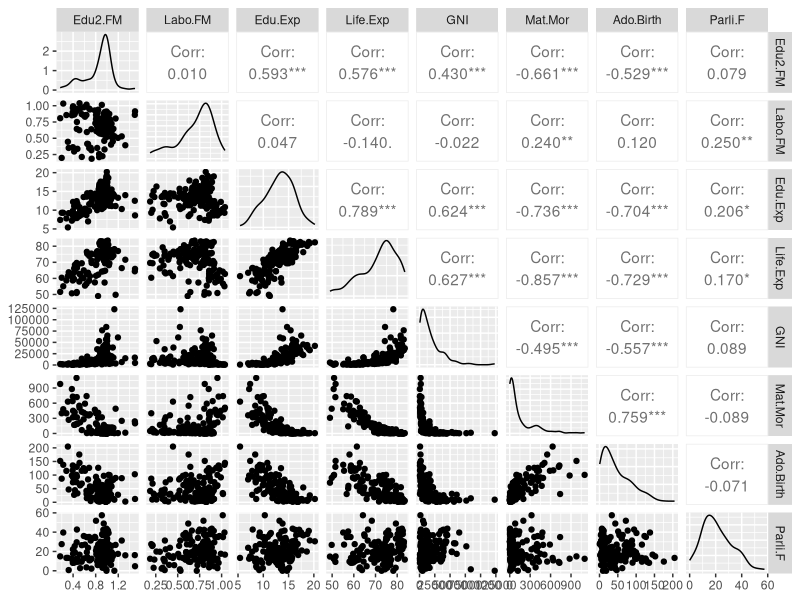
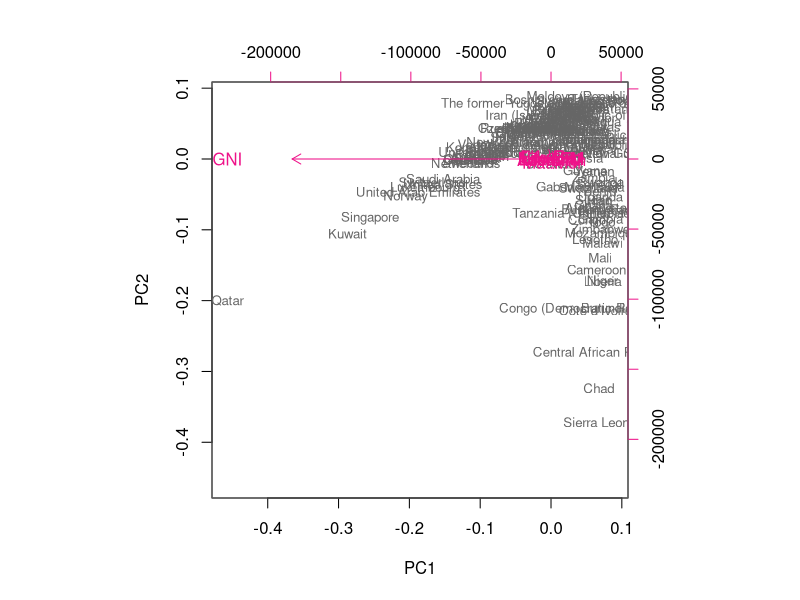
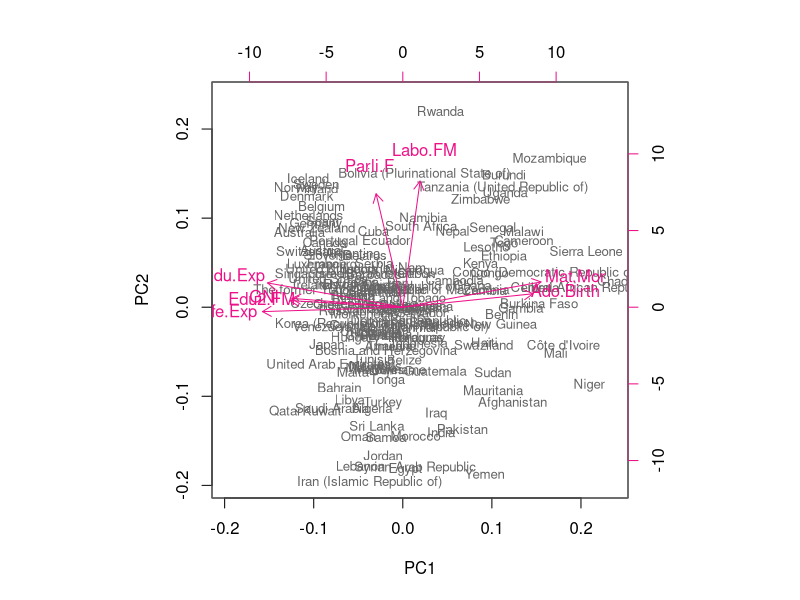
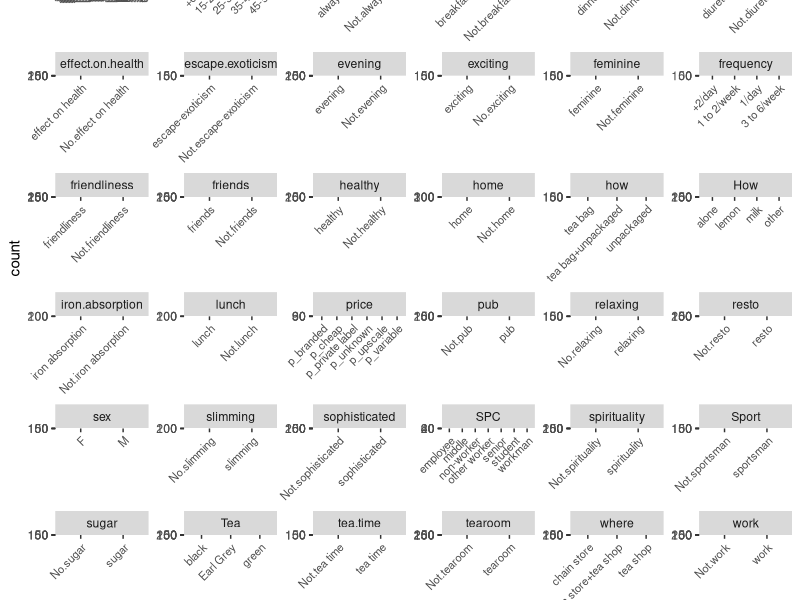
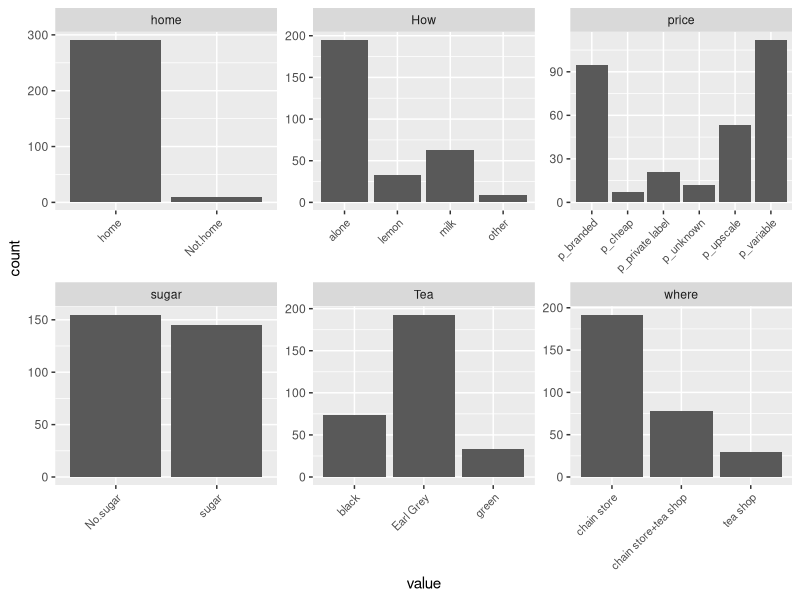
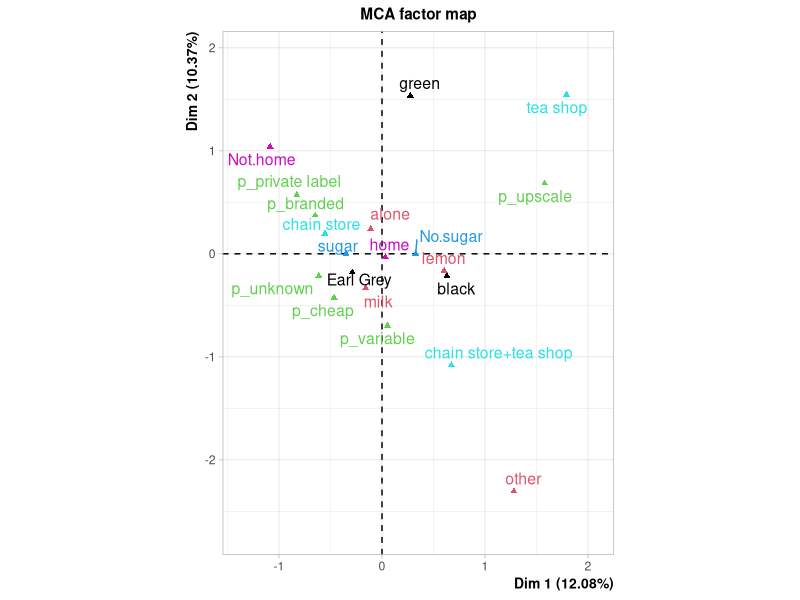

Write R code to recreate these figures, in order.
## ---- chunk 1
human <- read.csv("data/human3.txt", sep = ",")
dim(human)
str(human)
## ---- chunk 2
library(ggplot2)
library(GGally)

summary(human)

ggpairs(human)
## ---- chunk 3
# Principal Component Analysis with the Singular Value Decomposition method
pca_human <- prcomp(human)
summary(pca_human)

biplot(pca_human, choices = 1:2, cex = c(0.8, 1), col = c("grey40", "deeppink2"))
## ---- chunk 4
# standardizing the variables
human_std <- scale(human)

# Principal Component Analysis with the Singular Value Decomposition method and a summary
pca_human <- prcomp(human_std)
s <- summary(pca_human)
s

# Draw a biplot displaying the observations by the first two principal components (PC1 coordinate in x-axis, PC2 coordinate in y-axis), along with arrows representing the original variables.
biplot(pca_human, choices = 1:2, cex = c(0.8, 1), col = c("grey40", "deeppink2"))

## ---- chunk 5
# loading FactoMineR and the tea dataset
library(FactoMineR)
data(tea)

# Exploring the data
dim(tea)
str(tea)

# Visualising the data
library(ggplot2)
library(dplyr)
library(tidyr)
# ggplot2, dplyr and tidyr are available ***********************************
 
 
# visualizing the dataset. 
gather(tea) %>% ggplot(aes(value)) + facet_wrap("key", scales = "free") + geom_bar() + theme(axis.text.x = element_text(angle = 45, hjust = 1, size = 8)) 
## ---- chunk 6
# 36 variables is too much to see anything in this kind of visualisation. Let's reduce it to a few variables of interest.

# defining columns to keep in the dataset
keep_columns <- c("Tea", "How", "price", "sugar", "where", "home")
 
# select the 'keep_columns' to create a new dataset
tea_time <- dplyr::select(tea, one_of(keep_columns))
 
# look at the summaries and structure of the data
summary(tea_time)
str(tea_time)

# visualisation of the dataset with fewer variables
gather(tea_time) %>% ggplot(aes(value)) + facet_wrap("key", scales = "free") + geom_bar() + theme(axis.text.x = element_text(angle = 45, hjust = 1, size = 8)) 

## ---- chunk 7
# multiple correspondence analysis. 
mca <- MCA(tea_time, graph = FALSE)
 
# summary of the model
summary(mca)
 
# visualize MCA. 
plot(mca, invisible=c("ind"), habillage = "quali")



## ---- chunk 8
# create and print out a summary of mca
mca_summary <- summary(mca)
mca_summary
 
# rounded percetanges of variance captured by each PC
mca_pr <- round(1*mca_summary$importance[2, ], digits = 1)
 
# print out the percentages of variance
mca_pr
 
# create object pc_lab to be used as axis labels
pc_labels <- paste0(names(mca_pr), " (", mca_pr, "%)")
 
 
